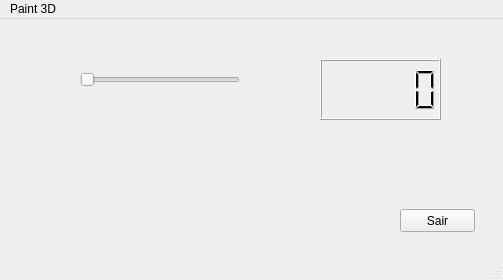
<?xml version="1.0" encoding="UTF-8"?>
<ui version="4.0">
 <class>MainWindow</class>
 <widget class="QMainWindow" name="MainWindow">
  <property name="geometry">
   <rect>
    <x>0</x>
    <y>0</y>
    <width>503</width>
    <height>280</height>
   </rect>
  </property>
  <property name="windowTitle">
   <string>MainWindow</string>
  </property>
  <widget class="QWidget" name="centralwidget">
   <widget class="QPushButton" name="pushButtonQuit">
    <property name="geometry">
     <rect>
      <x>400</x>
      <y>190</y>
      <width>75</width>
      <height>23</height>
     </rect>
    </property>
    <property name="text">
     <string>Sair</string>
    </property>
   </widget>
   <widget class="QSlider" name="horizontalSlider">
    <property name="geometry">
     <rect>
      <x>80</x>
      <y>50</y>
      <width>160</width>
      <height>22</height>
     </rect>
    </property>
    <property name="orientation">
     <enum>Qt::Horizontal</enum>
    </property>
   </widget>
   <widget class="QLCDNumber" name="lcdNumber">
    <property name="geometry">
     <rect>
      <x>320</x>
      <y>40</y>
      <width>121</width>
      <height>61</height>
     </rect>
    </property>
   </widget>
  </widget>
  <widget class="QMenuBar" name="menubar">
   <property name="geometry">
    <rect>
     <x>0</x>
     <y>0</y>
     <width>503</width>
     <height>21</height>
    </rect>
   </property>
   <widget class="QMenu" name="menuPaint_3D">
    <property name="title">
     <string>Paint 3D</string>
    </property>
   </widget>
   <addaction name="menuPaint_3D"/>
  </widget>
  <widget class="QStatusBar" name="statusbar"/>
 </widget>
 <resources/>
 <connections>
  <connection>
   <sender>horizontalSlider</sender>
   <signal>valueChanged(int)</signal>
   <receiver>lcdNumber</receiver>
   <slot>display(int)</slot>
   <hints>
    <hint type="sourcelabel">
     <x>119</x>
     <y>84</y>
    </hint>
    <hint type="destinationlabel">
     <x>339</x>
     <y>108</y>
    </hint>
   </hints>
  </connection>
 </connections>
</ui>
